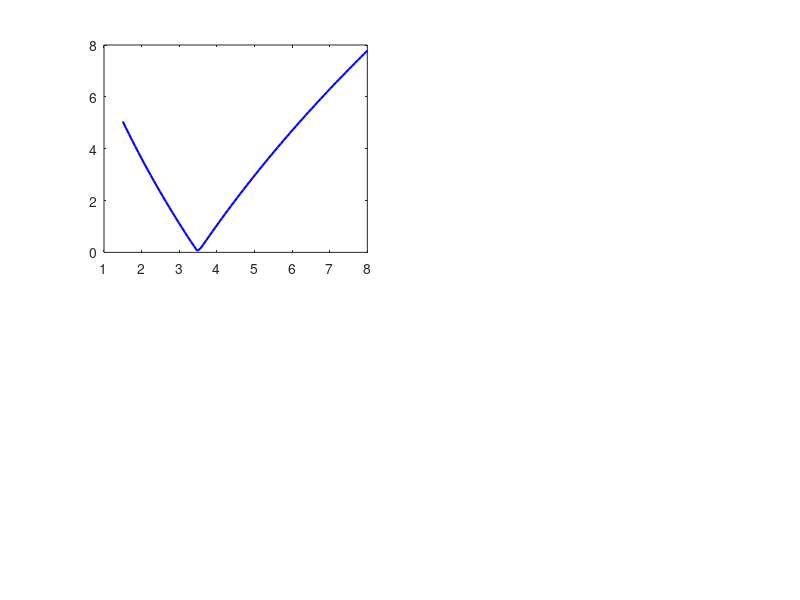

Source code (MATLAB): (Note: this script raises an error after producing the figure.)
%% Experiment 1: Parameter Identifiability Analysis
% Sweep each parameter to visualize cost landscape shape.
% Deep narrow V = identifiable; shallow basin = ill-conditioned.

function exp1_identifiability()
    clc; close all;

    outDir = fullfile(pwd, 'simulations', 'results');
    if ~exist(outDir, 'dir'), mkdir(outDir); end

    % ---- Reference parameters (representative wood values) ----
    p_true.eps_r     = 3.5;
    p_true.tand_ref  = 0.02;     % tan(delta) at 30 GHz
    p_true.n         = -0.5;
    p_true.d         = 0.120;    % 120 mm

    % ---- Frequency setup (matching measurement: 18-44 GHz) ----
    fGHz = linspace(18, 44, 201)';
    f    = fGHz * 1e9;
    c0   = 299792458;
    fref = 30e9;

    % ---- Generate synthetic "measured" S21 ----
    T_true = fabry_perot_T(p_true.eps_r, p_true.tand_ref, p_true.n, ...
                           p_true.d, f, c0, fref);
    mag_true_dB = 20 * log10(abs(T_true));

    % ---- Sweep ranges (physical bounds) ----
    eps_vals     = linspace(1.5, 8.0, 80);
    logtand_vals = linspace(-3.0, -0.1, 80);  % log10 scale
    n_vals       = linspace(-1.5, 1.5, 80);
    d_vals       = linspace(0.05, 0.50, 80);   % 50-500 mm

    tand_vals = 10.^logtand_vals;

    % =================================================================
    % 1D PARAMETER SWEEPS
    % =================================================================
    fprintf('Running 1D parameter sweeps...\n');

    cost_eps  = sweep_1d('eps_r',  eps_vals,     p_true, f, c0, fref, mag_true_dB);
    cost_tand = sweep_1d('tand_ref', tand_vals,  p_true, f, c0, fref, mag_true_dB);
    cost_n    = sweep_1d('n',        n_vals,     p_true, f, c0, fref, mag_true_dB);
    cost_d    = sweep_1d('d',        d_vals,     p_true, f, c0, fref, mag_true_dB);

    % ---- Plot 1D results ----
    fontName = 'Times New Roman';
    fontSizeAxes  = 12;
    fontSizeLabel = 14;
    fontSizeTitle = 14;

    fig1 = figure('Color', 'w', 'Position', [50, 100, 1000, 700]);

    subplot(2,2,1);
    plot(eps_vals, cost_eps, 'b-', 'LineWidth', 1.5); hold on;
    xline(p_true.eps_r, 'r--', 'LineWidth', 1.2);
    xlabel('\epsilon_r''', 'FontName', fontName, 'FontSize', fontSizeLabel);
    ylabel('RMSE (dB)', 'FontName', fontName, 'FontSize', fontSizeLabel);
    title('Cost vs \epsilon_r''', 'FontName', fontName, 'FontSize', fontSizeTitle, 'FontWeight', 'bold');
    set(gca, 'FontName', fontName, 'FontSize', fontSizeAxes, 'Box', 'on'); grid on;

    subplot(2,2,2);
    semilogx(tand_vals, cost_tand, 'b-', 'LineWidth', 1.5); hold on;
    xline(p_true.tand_ref, 'r--', 'LineWidth', 1.2);
    xlabel('tan\delta @30GHz', 'FontName', fontName, 'FontSize', fontSizeLabel);
    ylabel('RMSE (dB)', 'FontName', fontName, 'FontSize', fontSizeLabel);
    title('Cost vs tan\delta', 'FontName', fontName, 'FontSize', fontSizeTitle, 'FontWeight', 'bold');
    set(gca, 'FontName', fontName, 'FontSize', fontSizeAxes, 'Box', 'on'); grid on;

    subplot(2,2,3);
    plot(n_vals, cost_n, 'b-', 'LineWidth', 1.5); hold on;
    xline(p_true.n, 'r--', 'LineWidth', 1.2);
    xlabel('n (frequency exponent)', 'FontName', fontName, 'FontSize', fontSizeLabel);
    ylabel('RMSE (dB)', 'FontName', fontName, 'FontSize', fontSizeLabel);
    title('Cost vs n', 'FontName', fontName, 'FontSize', fontSizeTitle, 'FontWeight', 'bold');
    set(gca, 'FontName', fontName, 'FontSize', fontSizeAxes, 'Box', 'on'); grid on;

    subplot(2,2,4);
    plot(d_vals*1000, cost_d, 'b-', 'LineWidth', 1.5); hold on;
    xline(p_true.d*1000, 'r--', 'LineWidth', 1.2);
    xlabel('d (mm)', 'FontName', fontName, 'FontSize', fontSizeLabel);
    ylabel('RMSE (dB)', 'FontName', fontName, 'FontSize', fontSizeLabel);
    title('Cost vs d', 'FontName', fontName, 'FontSize', fontSizeTitle, 'FontWeight', 'bold');
    set(gca, 'FontName', fontName, 'FontSize', fontSizeAxes, 'Box', 'on'); grid on;

    sgtitle('1D Parameter Sensitivity: Fabry-Perot Model (no noise)', ...
        'FontName', fontName, 'FontSize', 16, 'FontWeight', 'bold');

    exportgraphics(fig1, fullfile(outDir, 'Exp1_1D_Sensitivity.png'), 'Resolution', 300);
    fprintf('  Saved: Exp1_1D_Sensitivity.png\n');

    % ---- Curvature diagnostics ----
    fprintf('\n=== Curvature at true value (larger = better identified) ===\n');
    fprintf('eps_r:     %.4f\n', local_curvature(eps_vals, cost_eps, p_true.eps_r));
    fprintf('tan(delta):%.4f\n', local_curvature(tand_vals, cost_tand, p_true.tand_ref));
    fprintf('n:         %.4f\n', local_curvature(n_vals, cost_n, p_true.n));
    fprintf('d:         %.4f\n', local_curvature(d_vals, cost_d, p_true.d));

    % =================================================================
    % 2D COST CONTOURS: (eps_r, d) and (tand_ref, n)
    % =================================================================
    fprintf('\nRunning 2D contour sweeps...\n');

    % ---- (eps_r, d) contour ----
    [C_ed, minEps, minD] = sweep_2d('eps_r', eps_vals, 'd', d_vals, ...
                                     p_true, f, c0, fref, mag_true_dB);

    fig2 = figure('Color', 'w', 'Position', [50, 100, 1000, 420]);

    subplot(1,2,1);
    contourf(eps_vals, d_vals*1000, C_ed', 30, 'LineStyle', 'none');
    hold on;
    plot(p_true.eps_r, p_true.d*1000, 'rx', 'MarkerSize', 12, 'LineWidth', 2);
    plot(minEps, minD*1000, 'w+', 'MarkerSize', 12, 'LineWidth', 2);
    xlabel('\epsilon_r''', 'FontName', fontName, 'FontSize', fontSizeLabel);
    ylabel('d (mm)', 'FontName', fontName, 'FontSize', fontSizeLabel);
    title('\epsilon_r'' vs d Coupling', 'FontName', fontName, ...
        'FontSize', fontSizeTitle, 'FontWeight', 'bold');
    colorbar; colormap(jet);
    legend({'','True value', 'Cost minimum'}, 'FontName', fontName, ...
        'FontSize', 10, 'Location', 'northeast');
    set(gca, 'FontName', fontName, 'FontSize', fontSizeAxes, 'Box', 'on');

    % ---- (tand_ref, n) contour ----
    [C_tn, minTand, minN] = sweep_2d('tand_ref', tand_vals, 'n', n_vals, ...
                                      p_true, f, c0, fref, mag_true_dB);

    subplot(1,2,2);
    contourf(log10(tand_vals), n_vals, C_tn', 30, 'LineStyle', 'none');
    hold on;
    plot(log10(p_true.tand_ref), p_true.n, 'rx', 'MarkerSize', 12, 'LineWidth', 2);
    plot(log10(minTand), minN, 'w+', 'MarkerSize', 12, 'LineWidth', 2);
    xlabel('log_{10}(tan\delta_{ref})', 'FontName', fontName, 'FontSize', fontSizeLabel);
    ylabel('n', 'FontName', fontName, 'FontSize', fontSizeLabel);
    title('tan\delta_{ref} vs n Coupling', 'FontName', fontName, ...
        'FontSize', fontSizeTitle, 'FontWeight', 'bold');
    colorbar; colormap(jet);
    set(gca, 'FontName', fontName, 'FontSize', fontSizeAxes, 'Box', 'on');

    sgtitle('2D Cost Contours: Parameter Coupling Diagnostics', ...
        'FontName', fontName, 'FontSize', 16, 'FontWeight', 'bold');

    exportgraphics(fig2, fullfile(outDir, 'Exp1_2D_Coupling.png'), 'Resolution', 300);
    fprintf('  Saved: Exp1_2D_Coupling.png\n');

    % ---- Condition number estimate ----
    fprintf('\n=== Coupling strength (lower = stronger coupling) ===\n');
    fprintf('(eps_r, d) aspect ratio:       %.2f\n', ...
        coupling_aspect(C_ed, eps_vals, d_vals));
    fprintf('(tand_ref, n) aspect ratio:    %.2f\n', ...
        coupling_aspect(C_tn, log10(tand_vals), n_vals));

    fprintf('\n=== Exp1 complete. Results in: %s ===\n', outDir);
end

%% ====== Forward Model ======
function T = fabry_perot_T(eps_r, tand_ref, n, d, f, c0, fref)
    tand_f = tand_ref .* (f ./ fref).^n;
    eps_c  = eps_r .* (1 - 1j .* tand_f);

    omega = 2 * pi * f;
    gamma = 1j .* omega ./ c0 .* sqrt(eps_c);

    E = exp(-gamma .* d);
    R = (sqrt(eps_c) - 1) ./ (sqrt(eps_c) + 1);
    T = E .* (1 - R.^2) ./ (1 - R.^2 .* E.^2);
end

%% ====== 1D Sweep ======
function cost = sweep_1d(name, vals, p, f, c0, fref, mag_true_dB)
    N = length(vals);
    cost = zeros(N, 1);
    for i = 1:N
        pp = p;
        switch name
            case 'eps_r',     pp.eps_r    = vals(i);
            case 'tand_ref',  pp.tand_ref = vals(i);
            case 'n',         pp.n        = vals(i);
            case 'd',         pp.d        = vals(i);
        end
        T = fabry_perot_T(pp.eps_r, pp.tand_ref, pp.n, pp.d, f, c0, fref);
        cost(i) = sqrt(mean((20*log10(abs(T)) - mag_true_dB).^2));
    end
end

%% ====== 2D Sweep ======
function [C, minVal1, minVal2] = sweep_2d(name1, vals1, name2, vals2, p, f, c0, fref, mag_true_dB)
    N1 = length(vals1);
    N2 = length(vals2);
    C = zeros(N1, N2);
    for i = 1:N1
        for j = 1:N2
            pp = p;
            switch name1
                case 'eps_r',     pp.eps_r    = vals1(i);
                case 'tand_ref',  pp.tand_ref = vals1(i);
                case 'n',         pp.n        = vals1(i);
                case 'd',         pp.d        = vals1(i);
            end
            switch name2
                case 'eps_r',     pp.eps_r    = vals2(j);
                case 'tand_ref',  pp.tand_ref = vals2(j);
                case 'n',         pp.n        = vals2(j);
                case 'd',         pp.d        = vals2(j);
            end
            T = fabry_perot_T(pp.eps_r, pp.tand_ref, pp.n, pp.d, f, c0, fref);
            C(i,j) = sqrt(mean((20*log10(abs(T)) - mag_true_dB).^2));
        end
    end
    [minC, idx] = min(C(:));
    [ri, rj] = ind2sub(size(C), idx);
    minVal1 = vals1(ri);
    minVal2 = vals2(rj);
    fprintf('  2D min at (%.3f, %.3f), cost=%.4f\n', minVal1, minVal2, minC);
end

%% ====== Curvature (finite difference) ======
function k = local_curvature(x, y, x0)
    [~, i0] = min(abs(x - x0));
    i0 = max(2, min(i0, length(x)-1));
    dx = x(2) - x(1);
    dy = (y(i0+1) - 2*y(i0) + y(i0-1)) / dx^2;
    k  = abs(dy) / (1 + ((y(i0+1)-y(i0-1))/(2*dx))^2)^1.5;
end

%% ====== Coupling aspect ratio ======
function r = coupling_aspect(C, x, y)
    % Estimate the aspect ratio of the cost valley near the minimum.
    % r < 0.3 => strong coupling (elongated valley).
    % r > 0.7 => weak coupling (round bowl).
    [minVal, idx] = min(C(:));
    [ri, rj] = ind2sub(size(C), idx);

    % Collect half-width at 2x min cost
    mask = C <= 2 * minVal;
    if ~any(mask(:))
        r = nan; return;
    end
    [rows, cols] = find(mask);
    span_x = (max(x(rows)) - min(x(rows))) / (max(x) - min(x));
    span_y = (max(y(cols)) - min(y(cols))) / (max(y) - min(y));
    r = min(span_x, span_y) / max(span_x, span_y);
end
